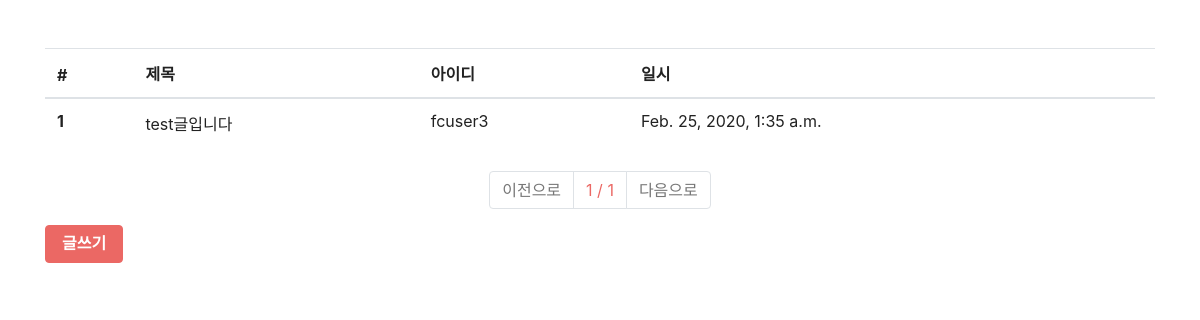
/board/list/, run on an earlier commit of the app's database.
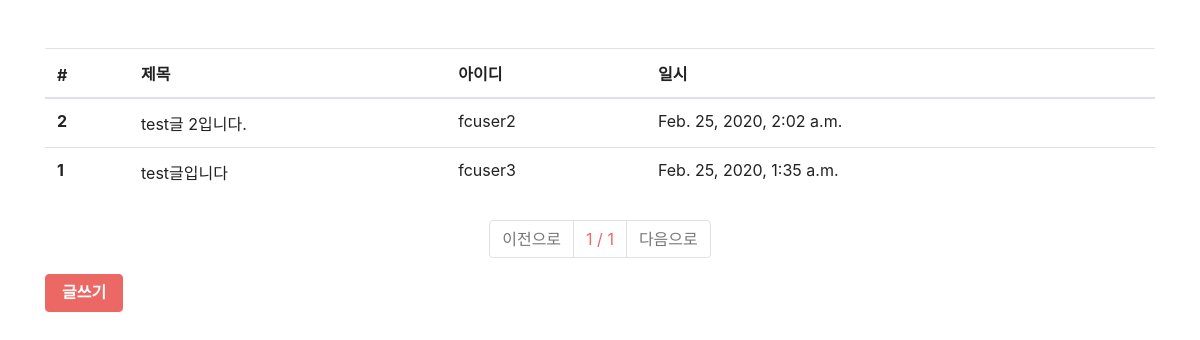
And on a later commit of the database.
### board/models.py (models this page shows, shortened)
class Board(models.Model):
    objects = models.Manager()
    title = models.CharField(max_length=128, verbose_name="제목")
    contents = models.TextField(verbose_name="내용")
    writer = models.ForeignKey('fcuser.Fcuser',on_delete=models.CASCADE, verbose_name = '작성자')
    registered_dttm = models.DateTimeField(auto_now_add=True, verbose_name="등록시간")
    class Meta:
        db_table = 'fastcampus_board'
        verbose_name = '패스트캠퍼스 게시글'
        verbose_name_plural = '패스트캠퍼스 게시글'

### fcuser/models.py (models this page shows)
class Fcuser(models.Model):
    objects = models.Manager()
    username = models.CharField(max_length = 32,
                                verbose_name = '사용자명')
    password = models.CharField(max_length= 64,
                                verbose_name = '비밀번호')
    useremail = models.EmailField(max_length=128,
                                verbose_name = '사용자 이메일')
    registered_dttm = models.DateTimeField(auto_now_add=True,
                                            verbose_name='등록시간')
    def __str__(self):              #username으로 화면에 띄우고 싶을 때
        return self.username
    class Meta:
        db_table = 'fastcampus_fcuser'  #table_name을 직접 설정하고 싶을 때
        verbose_name = 'fastcampus user'    #복수형이 들어감

### board/views.py (the view)
# urls.py: path('list/', views.board_list),
def board_list(request):
    all_boards = Board.objects.all().order_by('-id')
    page = request.GET.get('p',1)
    paginator = Paginator(all_boards,2)
    boards = paginator.get_page(page)
    return render(request,'board_list.html', {'boards':boards})

### board/templates/board_list.html
{% extends "base.html" %}
{% block contents %}
<div class = "row mt-5">
    <div class = "col-12">
        <table class = "table">
            <thead>
                <tr>
                    <th>#</th>
                    <th>제목</th>
                    <th>아이디</th>
                    <th>일시</th>
                </tr>
            </thead>
            <tbody>
                {% for board in boards %}
            <tr onclick="location.href='/board/detail/{{ board.id }}'">
                    <th>{{ board.id }}</th>
                    <td>{{ board.title }}</td>
                    <td>{{ board.writer }}</td>
                    <td>{{ board.registered_dttm }}</td>
                </tr>
                {% endfor %}
            </tbody>
        </table>
    </div>
</div>
<div class="row mt-2">
    <div class="col-12">
        <nav>
            <ul class = "pagination justify-content-center">
                {% if boards.has_previous %}
                <li class="page-item">
                    <a class="page-link" href="?p={{ boards.previous_page_number }}">이전으로</a>
                </li>
                {% else %}
                <li class="page-item disabled">
                    <a class="page-link" href="#">이전으로</a>
                </li>
                {% endif %}
                <li class="page-item">
                    <a class="page-link" href="#">{{ boards.number}} / {{ boards.paginator.num_pages }}</a>
                </li>
                {% if boards.has_next %}
                <li class="page-item">
                    <a class="page-link" href="?p={{ boards.next_page_number }}">다음으로</a>
                </li>
                {% else %}
                <li class="page-item disabled">
                    <a class="page-link" href="#">다음으로</a>
                </li >
                {% endif %}
            </ul>
        </nav>
    </div>
</div>
<div class = "row">
    <div class = "col-12">
        <button class="btn btn-primary" onclick="location.href='/board/write/'">글쓰기</button>
    </div>
</div>
{% endblock %}

What changed in the data, as far as the page shows it:
added Board: id "2", title "test글 2입니다.", writer "fcuser2", registered_dttm "Feb. 25, 2020, 2:02 a.m."
